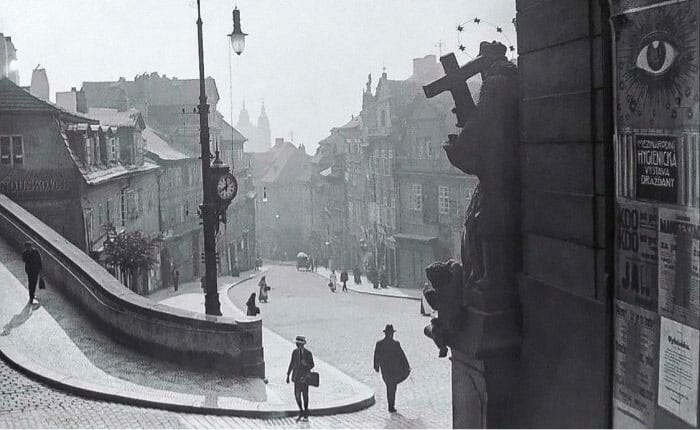
#> input picture Digital Image Processing/Image Arithmetic Operations/then.jpeg, 700 x 430 px, found by its file name
$ python 'dip pract 3.py'
#> lines starting #> are read from the running program, lines starting #| are printed output that depends on the picture; long printed decimals are rounded
import cv2
import numpy as np

# Load two images (ensure they are the same size)
img1 = cv2.imread( r"C:\\Users\\Dell\\OneDrive\\Desktop\\DIP Practicals\\pract3\\then.jpeg")
#> img1 is the input picture: shape (430, 700, 3); mean B, G, R 129.6, 125.1, 123.5
img2 = cv2.imread(r"C:\\Users\\Dell\\OneDrive\\Desktop\\DIP Practicals\\pract3\\img2.png")
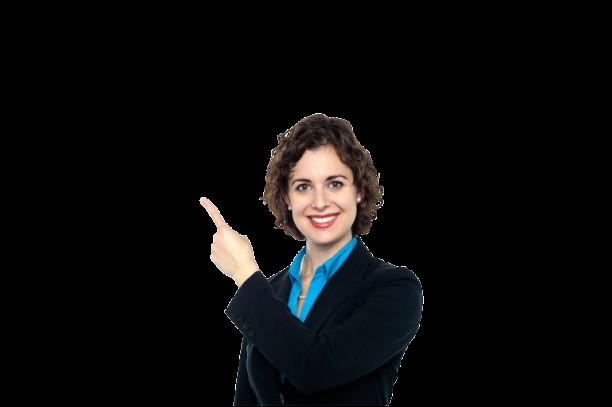
#> input picture Digital Image Processing/Image Arithmetic Operations/img2.png, 612 x 407 px, found by its file name
#> img2 is the input picture: shape (407, 612, 3); mean B, G, R 10.8, 10.6, 10.7

# Resize second image to match first (if needed)
img2 = cv2.resize(img2, (img1.shape[1], img1.shape[0]))
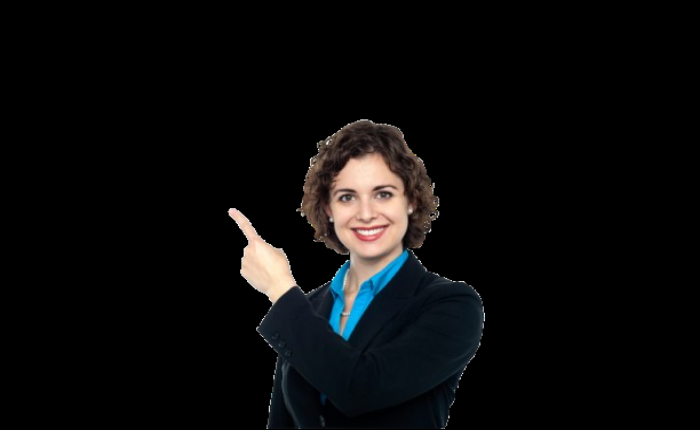
#> img2: shape (430, 700, 3); mean B, G, R 10.8, 10.5, 10.6
print(" Resize successful")

# a. Addition of two images
added_img = cv2.add(img1, img2)
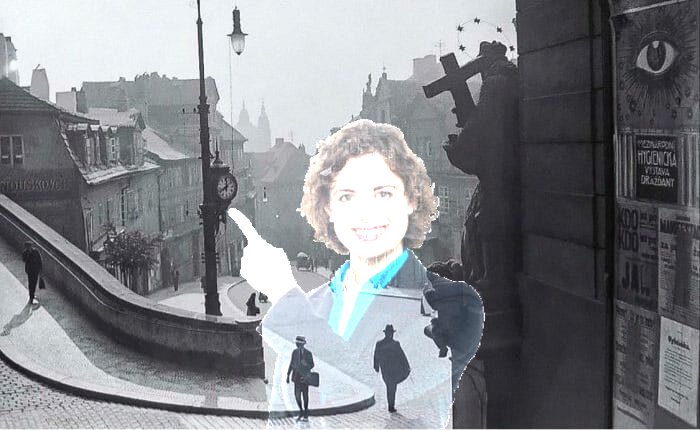
#> added_img: shape (430, 700, 3); mean B, G, R 137.6, 132.8, 130.6
cv2.imshow('Image Addition', added_img)

# b. Subtraction of one image from another
subtracted_img = cv2.subtract(img1, img2)
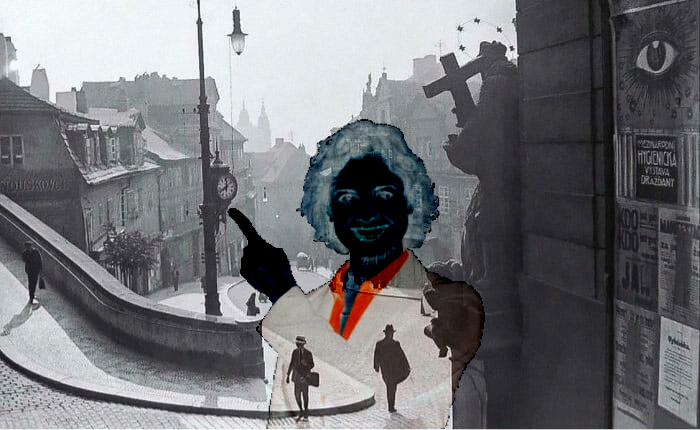
#> subtracted_img: shape (430, 700, 3); mean B, G, R 119.9, 116.1, 115.6
cv2.imshow('Image Subtraction', subtracted_img)

# c. Mean value of image
mean_val = cv2.mean(img1)[:3]  # Only B, G, R values
#> mean_val = (129.6, 125.1, 123.5)
print(f"Mean Value of Image1 (B, G, R): {mean_val}")
#| Mean Value of Image1 (B, G, R): (129.576, 125.122, 123.460)

# d. Adjust brightness by changing mean value
# Convert to float for precise scaling
img1_float = img1.astype(np.float32)
mean_target = 150  # Example target mean brightness

current_mean = np.mean(img1_float)
#> current_mean = 126.1
scale = mean_target / current_mean
#> scale = 1.19

brightness_adjusted = np.clip(img1_float * scale, 0, 255).astype(np.uint8)
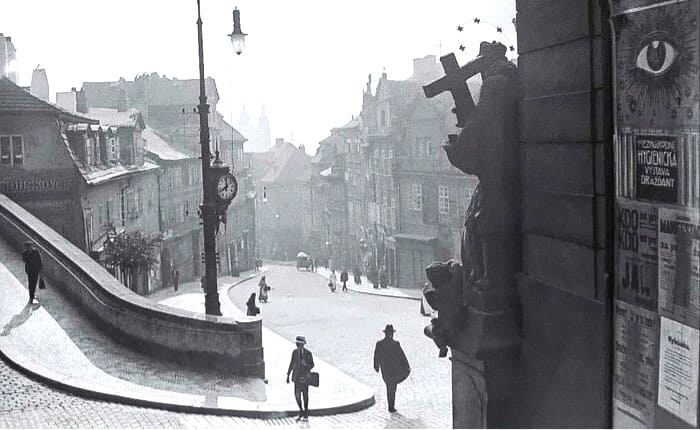
#> brightness_adjusted: shape (430, 700, 3); mean B, G, R 148.8, 144.2, 143.1
cv2.imshow('Brightness Adjusted', brightness_adjusted)

# Save outputs (optional)
cv2.imwrite('added_image.jpg', added_img)
cv2.imwrite('subtracted_image.jpg', subtracted_img)
cv2.imwrite('brightness_adjusted.jpg', brightness_adjusted)

cv2.waitKey(0)
cv2.destroyAllWindows()
